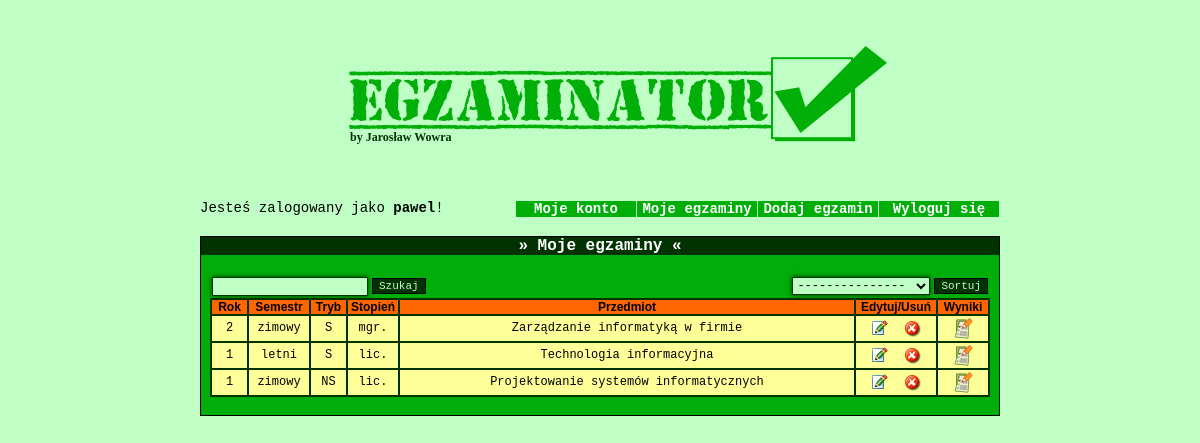
The app's page /prof/myexams.php (signed in) with its own data.
### tables this page shows
CREATE TABLE IF NOT EXISTS `egzaminy` (
  `id` int(10) NOT NULL AUTO_INCREMENT,
  `nazwa` varchar(200) NOT NULL,
  `poziom` varchar(7) NOT NULL,
  `tryb` varchar(20) NOT NULL,
  `semestr` varchar(10) NOT NULL,
  `rok` int(2) NOT NULL,
  `id_prof` int(5) NOT NULL,
  PRIMARY KEY (`id`)
);

### prof/myexams.php (the view, shortened to what this page needs)
<?php
include 'const/header.php';
?>
<div style=" border: 0px solid #000; width:800px; text-align:center; margin:0 auto;">
<?php
if (isset($_SESSION['login'])) {
?>
    <div style="position:absolute;">
    <span style="font-family:'Courier New', Courier, monospace; font-size:14px;">Jesteś zalogowany jako <b><?php echo $_SESSION['login']; ?></b>!</span>
    </div>
<?php
}
include('const/menu.php');
?>
<div style="border:1px solid #000; background-color:#00AE09;">
<span style="display:block; background:#003300; color:#FFFFFF; font-family:'Courier New', Courier, monospace; font-weight:bold;">&raquo; Moje egzaminy &laquo;</span>
<?php
if (isset($_SESSION['login'])) {
?>
<?php
$zapytanie_id="SELECT id FROM rejestracja WHERE login='".$_SESSION['login']."' ORDER BY id ASC";
$zapytanie_id=mysql_query($zapytanie_id);
$zapytanie_id=mysql_fetch_assoc($zapytanie_id);
$SQL = "SELECT * FROM egzaminy WHERE id_prof=".$zapytanie_id['id']." AND nazwa LIKE '%".$_POST['szukaj']."%'";
$RES = mysql_query($SQL);
?>
<br />
<table align="center" width="780" border="0" bordercolor="#003300" cellpadding="0" cellspacing="2">
<tr><td align="left">
<form action="myexams.php" method="POST">
<input type="text" name="szukaj" style=" width:150px; height:15px;background-color:#BFFFC5; border: 1px solid #003300; text-align:left; box-shadow:0px 0px 5px #003300; font-family: 'Courier New', Courier, monospace; font-size:12px;" value="<?php echo $_POST['szukaj']; ?>"/>
<input type="submit" value="Szukaj" style="background-color:#003300; border:1px solid #000000; color:#BFFFC5; font-family: 'Courier New', Courier, monospace; font-size:11px;" />
</form>
</td><td  align="right" valign="top">
<form action="myexams.php" method="POST">
<select name="sortowanie" style="background-color:#BFFFC5; border: 1px solid #003300; text-align:left; box-shadow:0px 0px 5px #003300; font-family: 'Courier New', Courier, monospace; font-size:12px;">
<option value="id">---------------</option>
</select>
<input type="submit" value="Sortuj" style="background-color:#003300; border:1px solid #000000; color:#BFFFC5; font-family: 'Courier New', Courier, monospace; font-size:11px;" />
</form>
</td></tr></table>
<table align="center" width="780" border="1" bordercolor="#003300" cellpadding="0" cellspacing="0">
<tr bgcolor="#FF6600" style="font-weight:bold; font-family:Arial, Helvetica, sans-serif; font-size:12px;"><td width="35">Rok</td><td width="60">Semestr</td><td width="35">Tryb</td><td width="50">Stopień</td><td>Przedmiot</td><td width="80">Edytuj/Usuń</td><td width="50">Wyniki</td></tr>
<?php
while($AFR = mysql_fetch_assoc($RES)){
?>
<tr onmouseover="this.style.backgroundColor='#FFCC33'" onmouseout="this.style.backgroundColor=''" bgcolor="#FFFF99" style=" font-family:'Courier New', Courier, monospace; font-size:12px;">
<?php
echo '<td width="35">'.$AFR["rok"].'</td><td width="60">'.$AFR["semestr"].'</td><td width="35"><a href="#" title="'.$AFR["tryb"].'" style="text-decoration: none; color:#000000;">';
 if ($AFR["tryb"] == 'stacjonarny')
 {
 	echo 'S';
 } else {
 	echo 'NS';
 }
echo '</a></td><td width="50">'.$AFR["poziom"].'</td>
<td><a href="preview.php?id='.$AFR["id"].'" style="text-decoration:none; color:#000000;" target="_blank" title="Podgląd egzaminu">'.$AFR["nazwa"].'</a></td><td width="80">
<form action="edit_exam.php" method="POST" style="float:left; padding-left:10px;">
<input type="hidden" name="egz" value="'.$AFR["id"].'">
<a title="Edytuj"><input type="image" src="template/img/edytuj.png" ></a>
</form>
<form action="myexams.php" method="POST"  style="float:right; padding-right:10px;">
<input type="hidden" name="egzamin_do_usuniecia" value="'.$AFR["id"].'">';
$nazwa_egzaminu_do_usuniecia = $AFR["nazwa"];
?>
<a title="Usuń"><input type="image" src="template/img/usun.png" onclick="return confirm('Czy na pewno chcesz usunąć egzamin/kolokwium:\n\n<?php echo $nazwa_egzaminu_do_usuniecia; ?> ');"></a>
<?php
echo '</form>
</td><td width="50">
<form target="_blank" action="wyniki.php" method="POST">
<input type="hidden" name="id_egzaminu" value="'.$AFR["id"].'">
<a title="Wyniki"><input type="image" src="template/img/wyniki.png" ></a>
</form>
</td></tr>';
}
?>
</table>
<br />
<?php
}
?>
</div>
</div>
<?php
include 'const/footer.php';
?>

### prof/template/style.css (style rules this page uses)
body { margin:0px; background-color:#BFFFC5; }

### records on screen
egzaminy: rok "2", semestr "zimowy", tryb "S", poziom "mgr.", nazwa "Zarządzanie informatyką w firmie"
egzaminy: rok "1", semestr "letni", tryb "S", poziom "lic.", nazwa "Technologia informacyjna"
egzaminy: rok "1", semestr "zimowy", tryb "NS", poziom "lic.", nazwa "Projektowanie systemów informatycznych"

### other values on screen
$_SESSION['login'] "pawel"
